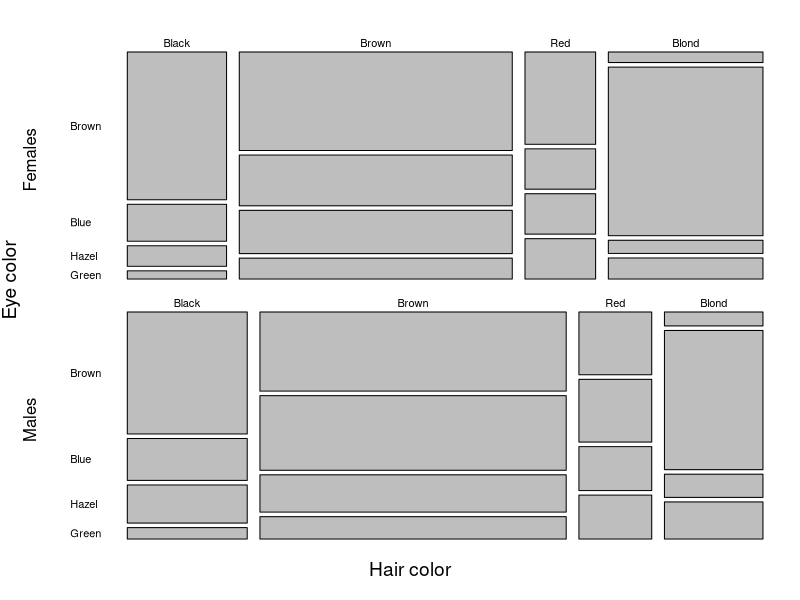
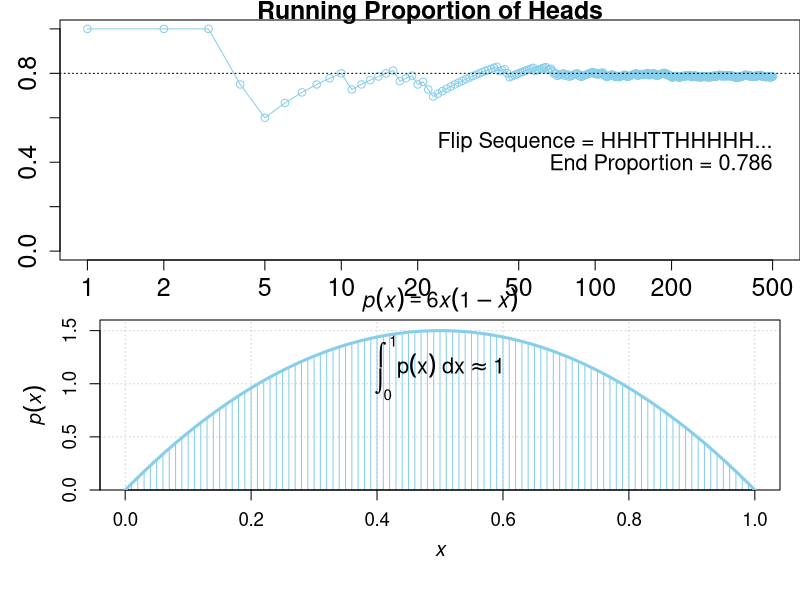
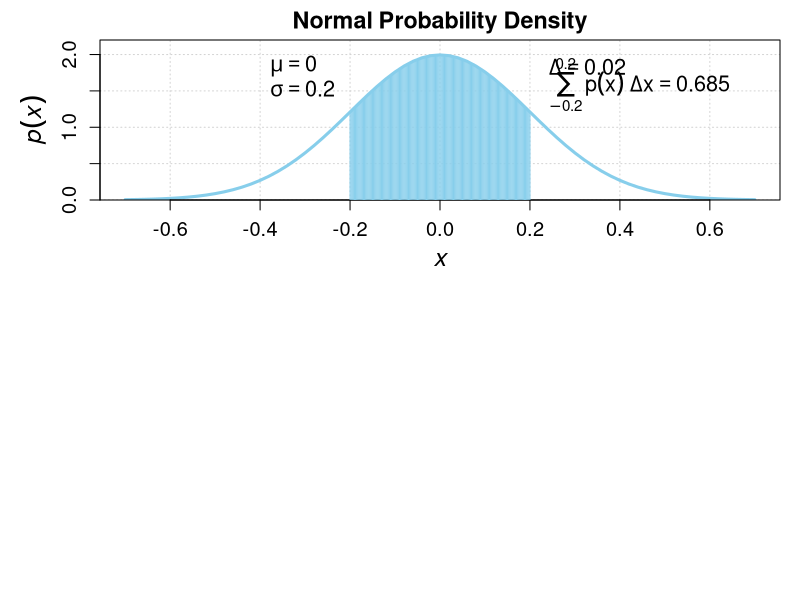

Write R code to recreate these figures, in order.
## ---- chunk 1
rm(list=ls()) # clean up
library(knitr)
gr <- (1+sqrt(5))/2 # golden ratio, for figures
opts_chunk$set(comment="  ",
               collapse=TRUE, 
               #echo=FALSE,
               fig.asp=1/gr,
               dev="png",
               fig.width=7,
               out.width="90%",
               fig.align="center"
               )
options(digits=3)
## ---- chunk 2
par(mfrow=c(2, 1), oma=c(2,1,0,0))

## upper panel
par(mar=c(0,2,2,0))
mosaicplot(HairEyeColor[ , ,"Female"], las=1,
           main="", ylab="Females", xlab="")

## lower panel
par(mar=c(1,2,1,0))
mosaicplot(HairEyeColor[ , ,  "Male"], las=1, 
           main="", ylab="Males", xlab="")

## axis labels
mtext("Hair color", side=1, line=0, outer=TRUE, cex=1.15)
mtext("Eye color" , side=2, line=0, outer=TRUE, cex=1.15)
## ---- chunk 3
# dimnames(HairEyeColor)
tb <- HairEyeColor[ , , "Male"]
em <- apply(tb, MARGIN="Eye", FUN=sum)
em <- em/sum(em)*100
# em # Brown=35.1, Blue=36.2, Hazel=16.8, Green=11.8
## ---- chunk 4

## brown haired students
tb <- HairEyeColor["Brown", , ]
## sum over Sex
bh <- apply(tb, MARGIN="Eye", FUN=sum)
## convert frequency to percentage
bh <- bh/sum(bh)*100 # eye color % for brown-haired students
# show(bh) # check

## red haired students
tb <- HairEyeColor["Red", , ]
## sum over Sex
rh <- apply(tb, MARGIN="Eye", FUN=sum)
## convert frequency to percentage
rh <- rh/sum(rh)*100 # eye color % for red-haired students
# show(rh) # check
## ---- chunk 5
b  <- HairEyeColor["Brown", ,]
bg <- HairEyeColor["Brown","Green",]
bg <- sum(bg)/sum(b)*100 # % of brown-haired students with green eyes

r  <- HairEyeColor["Red", ,]
rg <- HairEyeColor["Red","Green",]
rg <- sum(rg)/sum(r)*100 # % of red-haired students with green eyes
## ---- chunk 6
N = 500 # total flips.
pHeads = 0.8 # Pr(heads).
# Flip N times, compute a running proportion of heads.
# Random sample of N flips (heads=1, tails=0):
set.seed(1235)  # repeatability
if(TRUE) { # TRUE for sample(), FALSE for rbinom()
flipSequence <- # use sample()
  sample(x=c(0,1), prob=c(1-pHeads,pHeads), size=N, replace=T)
} else {        # use rbinom()
  flipSequence <- rbinom(n=N, size=1, prob=pHeads)
}
r = cumsum( flipSequence ) # # of heads at each step.
n = 1:N                    # # of flips at each step.
runProp = r / n            # element-by-element division.
# Graph the running proportion:
plot( n , runProp , type="o" , log="x" , col="skyblue" ,
      xlim=c(1,N) , ylim=c(0.0,1.0) , cex.axis=1.5 ,
      xlab="Flip Number" , ylab="Proportion Heads" , cex.lab=1.5 ,
      main="Running Proportion of Heads" , cex.main=1.5 )
# Dotted horizontal reference line:
abline( h=pHeads , lty="dotted" )
# Display beginning of flip sequence:
flipLetters <- paste(
  c("T","H")[flipSequence[1:10]+1], 
  collapse="" 
  )
displayString <- paste0( "Flip Sequence = ", flipLetters, "...")
text( N, .5, displayString, adj=c(1,0.5), cex=1.3 )
# Display relative frequency at the end of the sequence.
text( N, 0.4, paste("End Proportion =", runProp[N]),
      adj=c(1,0.5) , cex=1.3 # See par() in Rhelp for adj
      )
## ---- chunk 7
# Adapted from Kruschke's IntegralOfDensity.R
# by commenting out some of the statements.
# source("../Codes&Data/DBDA2E-utilities.R")
xlow <- 0; xhigh <- 1  # domain of p(x) = 6x(1-x)
dx <- 0.01             # step
# Specify comb of points along the x axis:
x <- seq( from = xlow, to = xhigh, by = dx )
y <- 6*x*(1-x)
# openGraph(width=7,height=5)
par(mar=c(3.5,4,2,1), mgp=c(2.5, 1, 0))
plot( x, y, type="h", lwd=1, yaxs="i",
      panel.first=grid(),
      cex.axis=1.12, cex.lab =1.2, cex.main=1.3,
      col="skyblue", ylim=c(0, 1.6),
      xlab=expression(italic(x)), 
      ylab=expression( italic(p)*(italic(x)) ), 
      main=expression( italic(p)(italic(x)) == 
        6*italic(x)(1-italic(x)))    
      )
lines( x, y, lwd=3, col="skyblue" ) # p(x)
# Approximate the integral from 0 to 1.
area <- sum( dx * y )
# Display info in the graph.
text(x=0.5, y=0.5*max(y), 
     bquote(integral(p(x)~d*x, 0, 1) %~~% .(area)),
     # paste("Area =", area), 
     cex=1.3, pos=3)
## ---- chunk 8
par(mar=c(4,4,2,1), mgp=c(2.5,1,0))
# source("DBDA2E-utilities.R")
# Graph of normal probability density function, with comb of intervals.
meanval <- 0.0               # mean of distribution.
sdval <- 0.2                 # standard deviation of distribution.
xlow  <- meanval - 3.5*sdval # start of x-axis.
xhigh <- meanval + 3.5*sdval # end of x-axis.
dx <- sdval/10               # step size between x-values
# Specify comb of points along the x axis:
x <- seq( from = xlow, to = xhigh, by = dx )
# Compute y values, i.e., probability density at each value of x:
#y <-  1/sdval/sqrt(2*pi) * exp( -0.5 * ( (x-meanval)/sdval )^2 )
y <- dnorm(x, meanval, sdval) # also works
# plot() draws the intervals. lines() draws the bell curve.
plot( x, y, yaxs="i", col="skyblue",
      type="l", lwd=3, ylim=c(0, 2.2),
      panel.first=grid(),
      cex.axis=1.2, cex.lab=1.5, cex.main=1.4, 
      xlab=expression(italic(x)), 
      ylab=expression(italic(p)(italic(x))), 
	    main="Normal Probability Density" 
      )
# Estimate the integral from mu - sigma to mu + sigma
dx1 <- 0.1*dx
x <- seq( from = meanval - sdval, to = meanval + sdval, by = dx1 )
y <- 1/sdval/sqrt(2*pi) * exp( -.5*( (x-meanval)/sdval)^2 )
lines( x, y, type="h", lwd=1, col="skyblue" )
# Approximate the integral as the sum of width * height for each interval.
area <- sum( dx1 * y )
# Display info in the graph.
text( meanval-sdval-0.2, .9*max(y), pos=4,
      bquote( mu == .(meanval)),
      adj=c(1,.5), cex=1.3 )
text( meanval-sdval-0.2, .75*max(y), pos=4,
      bquote( sigma == .(sdval)),
      adj=c(1,.5) , cex=1.3 )
text( meanval+1.1*sdval, .9*max(y), pos=4,
      bquote( Delta == .(dx)),
      adj=c(0,.5) , cex=1.3 )
text( meanval+1.1*sdval, .73*max(y), pos=4,
      bquote( sum(p(x),-0.2,0.2) ~ Delta*x == .(signif(area,3)) ),
      adj=c(0,.5) , cex=1.3 )
## ---- chunk 9
## conditional distributions
            
pFgvnG01 <- c(ic=0.3, fr=0.6, ff=0.1) 
pFgvnG06 <- c(ic=0.6, fr=0.3, ff=0.1)
pFgvnG11 <- c(ic=0.3, fr=0.1, ff=0.6)

# marginal for grade
pG <- c(g1=0.2, g6=0.2, g11=0.6)

# joint distribution
pFandG01 <- pFgvnG01*pG["g1" ]
pFandG06 <- pFgvnG06*pG["g6" ]
pFandG11 <- pFgvnG11*pG["g11"]

# marginal for food
pF <- c(ic=0, fr=0, ff=0)
pF["ic"] <- pFandG01["ic"] + pFandG06["ic"] + pFandG11["ic"]
pF["fr"] <- pFandG01["fr"] + pFandG06["fr"] + pFandG11["fr"]
pF["ff"] <- pFandG01["ff"] + pFandG06["ff"] + pFandG11["ff"]

pIC_and_pG1 <- pFandG01["ic"]    
pIC_x_pG1  <- pF["ic"]*pG["g1"]  
## ---- chunk 10
joint <- cbind(pFandG01, pFandG06, pFandG11)
colnames(joint) <- c("g1", "g6", "g11")
kable(joint, caption="**Table 4.6.** The joint distribution of food preference and grade level.")
## ---- chunk 11
Food  <- c("ic", "fr", "ff" )      # food  names
Grade <- c("g1", "g6", "g11")      # grade names

pFgG <- matrix(c(0.3, 0.6, 0.1,    # Pr(Food given Grade)
                 0.6, 0.3, 0.1,
                 0.3, 0.1, 0.6),  nrow=3, byrow=FALSE,
               dimnames=list(Food=Food, Grade=Grade))

pG <- c(g1=0.2, g6=0.2, g11=0.6)  # Pr(Grade)

pFaG <- pFgG                      # Pr(Food, Grade)
for (f in Food) pFaG[f,] <- pFgG[f,]*pG

pF <- rowSums(pFaG)               # Pr(Food)

pFxpG <- pF %o% pG                # Pr(Food) x Pr(Grade)

## too many tables 
kable(pF   , caption="**Table 4.6A.** The marginal distribution of food 
                     preference.")
kable(pG   , caption="**Table 4.6B.** The marginal distribution of grade 
                     level.")
kable(pFaG , caption="**Table 4.6C.** The joint distribution of food 
                     preference and grade level.")
kable(pFxpG, caption="**Table 4.6D.** The product of the marginal 
                     distributions of food and grade level.")
